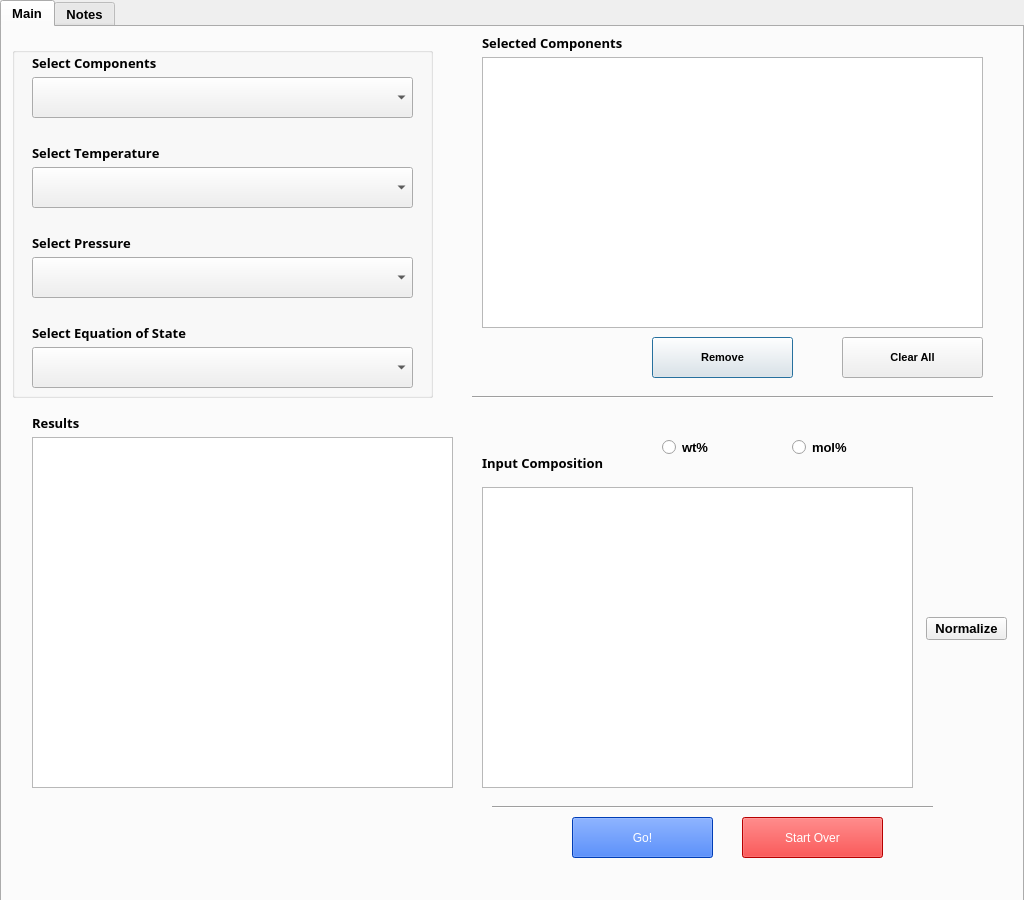
<?xml version="1.0" encoding="UTF-8"?>
<ui version="4.0">
 <class>Dialog</class>
 <widget class="QDialog" name="Dialog">
  <property name="geometry">
   <rect>
    <x>0</x>
    <y>0</y>
    <width>1024</width>
    <height>900</height>
   </rect>
  </property>
  <property name="sizePolicy">
   <sizepolicy hsizetype="Fixed" vsizetype="Fixed">
    <horstretch>0</horstretch>
    <verstretch>0</verstretch>
   </sizepolicy>
  </property>
  <property name="minimumSize">
   <size>
    <width>1024</width>
    <height>900</height>
   </size>
  </property>
  <property name="maximumSize">
   <size>
    <width>1024</width>
    <height>900</height>
   </size>
  </property>
  <property name="baseSize">
   <size>
    <width>1024</width>
    <height>900</height>
   </size>
  </property>
  <property name="font">
   <font>
    <pointsize>8</pointsize>
    <weight>50</weight>
    <italic>false</italic>
    <bold>false</bold>
    <underline>false</underline>
   </font>
  </property>
  <property name="tabletTracking">
   <bool>true</bool>
  </property>
  <property name="windowTitle">
   <string notr="true">Properties Tool</string>
  </property>
  <widget class="QTabWidget" name="tabWidget">
   <property name="geometry">
    <rect>
     <x>0</x>
     <y>0</y>
     <width>1024</width>
     <height>1000</height>
    </rect>
   </property>
   <property name="minimumSize">
    <size>
     <width>1024</width>
     <height>900</height>
    </size>
   </property>
   <property name="maximumSize">
    <size>
     <width>1024</width>
     <height>1000</height>
    </size>
   </property>
   <property name="baseSize">
    <size>
     <width>1024</width>
     <height>1000</height>
    </size>
   </property>
   <property name="font">
    <font>
     <pointsize>10</pointsize>
     <weight>75</weight>
     <italic>false</italic>
     <bold>true</bold>
     <underline>false</underline>
    </font>
   </property>
   <property name="acceptDrops">
    <bool>true</bool>
   </property>
   <property name="currentIndex">
    <number>0</number>
   </property>
   <property name="usesScrollButtons">
    <bool>false</bool>
   </property>
   <widget class="QWidget" name="tab">
    <attribute name="title">
     <string>Main</string>
    </attribute>
    <widget class="QPushButton" name="remove_component_button">
     <property name="geometry">
      <rect>
       <x>650</x>
       <y>310</y>
       <width>141</width>
       <height>41</height>
      </rect>
     </property>
     <property name="font">
      <font>
       <pointsize>8</pointsize>
       <weight>75</weight>
       <italic>false</italic>
       <bold>true</bold>
       <underline>false</underline>
      </font>
     </property>
     <property name="text">
      <string>Remove</string>
     </property>
    </widget>
    <widget class="QLabel" name="input_composition_label">
     <property name="geometry">
      <rect>
       <x>480</x>
       <y>420</y>
       <width>171</width>
       <height>31</height>
      </rect>
     </property>
     <property name="font">
      <font>
       <family>Segoe UI Black</family>
       <pointsize>10</pointsize>
       <weight>75</weight>
       <italic>false</italic>
       <bold>true</bold>
       <underline>false</underline>
       <stylestrategy>PreferAntialias</stylestrategy>
       <kerning>false</kerning>
      </font>
     </property>
     <property name="frameShape">
      <enum>QFrame::NoFrame</enum>
     </property>
     <property name="frameShadow">
      <enum>QFrame::Raised</enum>
     </property>
     <property name="text">
      <string>Input Composition</string>
     </property>
    </widget>
    <widget class="QGroupBox" name="groupBox">
     <property name="geometry">
      <rect>
       <x>10</x>
       <y>20</y>
       <width>421</width>
       <height>351</height>
      </rect>
     </property>
     <property name="font">
      <font>
       <pointsize>8</pointsize>
       <weight>50</weight>
       <italic>false</italic>
       <bold>false</bold>
       <underline>false</underline>
       <stylestrategy>PreferAntialias</stylestrategy>
      </font>
     </property>
     <property name="title">
      <string notr="true"/>
     </property>
     <widget class="QComboBox" name="comboBox_select_pressure">
      <property name="geometry">
       <rect>
        <x>20</x>
        <y>210</y>
        <width>381</width>
        <height>41</height>
       </rect>
      </property>
      <property name="font">
       <font>
        <pointsize>10</pointsize>
        <weight>75</weight>
        <italic>false</italic>
        <bold>true</bold>
        <underline>false</underline>
        <stylestrategy>PreferAntialias</stylestrategy>
       </font>
      </property>
      <property name="placeholderText">
       <string>Select Pressure</string>
      </property>
     </widget>
     <widget class="QLabel" name="select_pressure_label">
      <property name="geometry">
       <rect>
        <x>20</x>
        <y>180</y>
        <width>171</width>
        <height>31</height>
       </rect>
      </property>
      <property name="font">
       <font>
        <family>Segoe UI Black</family>
        <pointsize>10</pointsize>
        <weight>75</weight>
        <italic>false</italic>
        <bold>true</bold>
        <underline>false</underline>
        <stylestrategy>PreferAntialias</stylestrategy>
        <kerning>false</kerning>
       </font>
      </property>
      <property name="frameShape">
       <enum>QFrame::NoFrame</enum>
      </property>
      <property name="frameShadow">
       <enum>QFrame::Raised</enum>
      </property>
      <property name="text">
       <string>Select Pressure</string>
      </property>
     </widget>
     <widget class="QLabel" name="select_components_label">
      <property name="geometry">
       <rect>
        <x>20</x>
        <y>0</y>
        <width>231</width>
        <height>31</height>
       </rect>
      </property>
      <property name="font">
       <font>
        <family>Segoe UI Black</family>
        <pointsize>10</pointsize>
        <weight>75</weight>
        <italic>false</italic>
        <bold>true</bold>
        <underline>false</underline>
        <stylestrategy>PreferDefault</stylestrategy>
        <kerning>false</kerning>
       </font>
      </property>
      <property name="frameShape">
       <enum>QFrame::NoFrame</enum>
      </property>
      <property name="frameShadow">
       <enum>QFrame::Raised</enum>
      </property>
      <property name="text">
       <string>Select Components</string>
      </property>
     </widget>
     <widget class="QComboBox" name="comboBox_select_temperature">
      <property name="geometry">
       <rect>
        <x>20</x>
        <y>120</y>
        <width>381</width>
        <height>41</height>
       </rect>
      </property>
      <property name="font">
       <font>
        <family>Segoe UI</family>
        <pointsize>10</pointsize>
        <weight>75</weight>
        <italic>false</italic>
        <bold>true</bold>
        <underline>false</underline>
        <stylestrategy>PreferAntialias</stylestrategy>
       </font>
      </property>
      <property name="placeholderText">
       <string>Select Temperature</string>
      </property>
     </widget>
     <widget class="QComboBox" name="comboBox_select_components">
      <property name="geometry">
       <rect>
        <x>20</x>
        <y>30</y>
        <width>381</width>
        <height>41</height>
       </rect>
      </property>
      <property name="font">
       <font>
        <family>Segoe UI</family>
        <pointsize>10</pointsize>
        <weight>75</weight>
        <italic>false</italic>
        <bold>true</bold>
        <underline>false</underline>
        <stylestrategy>PreferAntialias</stylestrategy>
       </font>
      </property>
      <property name="placeholderText">
       <string>Select Components</string>
      </property>
     </widget>
     <widget class="QLabel" name="select_temperature_label">
      <property name="geometry">
       <rect>
        <x>20</x>
        <y>90</y>
        <width>291</width>
        <height>31</height>
       </rect>
      </property>
      <property name="font">
       <font>
        <family>Segoe UI Black</family>
        <pointsize>10</pointsize>
        <weight>75</weight>
        <italic>false</italic>
        <bold>true</bold>
        <underline>false</underline>
        <stylestrategy>PreferAntialias</stylestrategy>
        <kerning>false</kerning>
       </font>
      </property>
      <property name="frameShape">
       <enum>QFrame::NoFrame</enum>
      </property>
      <property name="frameShadow">
       <enum>QFrame::Raised</enum>
      </property>
      <property name="text">
       <string>Select Temperature</string>
      </property>
     </widget>
     <widget class="QComboBox" name="comboBox_select_EOS">
      <property name="geometry">
       <rect>
        <x>20</x>
        <y>300</y>
        <width>381</width>
        <height>41</height>
       </rect>
      </property>
     </widget>
     <widget class="QLabel" name="select_EOS_label">
      <property name="geometry">
       <rect>
        <x>20</x>
        <y>270</y>
        <width>291</width>
        <height>31</height>
       </rect>
      </property>
      <property name="font">
       <font>
        <family>Segoe UI Black</family>
        <pointsize>10</pointsize>
        <weight>75</weight>
        <italic>false</italic>
        <bold>true</bold>
        <underline>false</underline>
        <stylestrategy>PreferAntialias</stylestrategy>
        <kerning>false</kerning>
       </font>
      </property>
      <property name="frameShape">
       <enum>QFrame::NoFrame</enum>
      </property>
      <property name="frameShadow">
       <enum>QFrame::Raised</enum>
      </property>
      <property name="text">
       <string>Select Equation of State</string>
      </property>
     </widget>
    </widget>
    <widget class="Line" name="line_2">
     <property name="geometry">
      <rect>
       <x>490</x>
       <y>770</y>
       <width>441</width>
       <height>20</height>
      </rect>
     </property>
     <property name="orientation">
      <enum>Qt::Horizontal</enum>
     </property>
    </widget>
    <widget class="QRadioButton" name="radioButton_wt_percent">
     <property name="geometry">
      <rect>
       <x>660</x>
       <y>400</y>
       <width>121</width>
       <height>41</height>
      </rect>
     </property>
     <property name="font">
      <font>
       <pointsize>10</pointsize>
       <weight>75</weight>
       <italic>false</italic>
       <bold>true</bold>
       <underline>false</underline>
      </font>
     </property>
     <property name="text">
      <string>wt%</string>
     </property>
    </widget>
    <widget class="Line" name="line_3">
     <property name="geometry">
      <rect>
       <x>470</x>
       <y>360</y>
       <width>521</width>
       <height>20</height>
      </rect>
     </property>
     <property name="orientation">
      <enum>Qt::Horizontal</enum>
     </property>
    </widget>
    <widget class="QLabel" name="results_label">
     <property name="geometry">
      <rect>
       <x>30</x>
       <y>380</y>
       <width>191</width>
       <height>31</height>
      </rect>
     </property>
     <property name="font">
      <font>
       <family>Segoe UI Black</family>
       <pointsize>10</pointsize>
       <weight>75</weight>
       <italic>false</italic>
       <bold>true</bold>
       <underline>false</underline>
       <stylestrategy>PreferAntialias</stylestrategy>
       <kerning>false</kerning>
      </font>
     </property>
     <property name="frameShape">
      <enum>QFrame::NoFrame</enum>
     </property>
     <property name="frameShadow">
      <enum>QFrame::Raised</enum>
     </property>
     <property name="text">
      <string>Results</string>
     </property>
    </widget>
    <widget class="QPushButton" name="delete_all_button">
     <property name="geometry">
      <rect>
       <x>740</x>
       <y>790</y>
       <width>141</width>
       <height>41</height>
      </rect>
     </property>
     <property name="styleSheet">
      <string notr="true">color: rgb(255, 255, 255);
background-color: rgb(255, 0, 0);</string>
     </property>
     <property name="text">
      <string>Start Over</string>
     </property>
    </widget>
    <widget class="QListWidget" name="selected_components_list">
     <property name="geometry">
      <rect>
       <x>480</x>
       <y>30</y>
       <width>501</width>
       <height>271</height>
      </rect>
     </property>
     <property name="font">
      <font>
       <pointsize>10</pointsize>
       <weight>75</weight>
       <italic>false</italic>
       <bold>true</bold>
       <underline>false</underline>
      </font>
     </property>
    </widget>
    <widget class="QRadioButton" name="radioButton_mol_percent">
     <property name="geometry">
      <rect>
       <x>790</x>
       <y>400</y>
       <width>111</width>
       <height>41</height>
      </rect>
     </property>
     <property name="font">
      <font>
       <pointsize>10</pointsize>
       <weight>75</weight>
       <italic>false</italic>
       <bold>true</bold>
       <underline>false</underline>
      </font>
     </property>
     <property name="text">
      <string>mol%</string>
     </property>
    </widget>
    <widget class="QPushButton" name="go_button">
     <property name="geometry">
      <rect>
       <x>570</x>
       <y>790</y>
       <width>141</width>
       <height>41</height>
      </rect>
     </property>
     <property name="autoFillBackground">
      <bool>false</bool>
     </property>
     <property name="styleSheet">
      <string notr="true">color: rgb(255, 255, 255);
background-color: rgb(0, 85, 255);</string>
     </property>
     <property name="text">
      <string>Go!</string>
     </property>
    </widget>
    <widget class="QPushButton" name="clear_all_button">
     <property name="geometry">
      <rect>
       <x>840</x>
       <y>310</y>
       <width>141</width>
       <height>41</height>
      </rect>
     </property>
     <property name="font">
      <font>
       <pointsize>8</pointsize>
       <weight>75</weight>
       <italic>false</italic>
       <bold>true</bold>
       <underline>false</underline>
      </font>
     </property>
     <property name="text">
      <string>Clear All</string>
     </property>
    </widget>
    <widget class="QListWidget" name="results_list">
     <property name="geometry">
      <rect>
       <x>30</x>
       <y>410</y>
       <width>421</width>
       <height>351</height>
      </rect>
     </property>
     <property name="font">
      <font>
       <pointsize>10</pointsize>
       <weight>75</weight>
       <italic>false</italic>
       <bold>true</bold>
       <underline>false</underline>
      </font>
     </property>
    </widget>
    <widget class="QLabel" name="selected_components_label">
     <property name="geometry">
      <rect>
       <x>480</x>
       <y>0</y>
       <width>291</width>
       <height>31</height>
      </rect>
     </property>
     <property name="font">
      <font>
       <family>Segoe UI Black</family>
       <pointsize>10</pointsize>
       <weight>75</weight>
       <italic>false</italic>
       <bold>true</bold>
       <underline>false</underline>
       <kerning>false</kerning>
      </font>
     </property>
     <property name="text">
      <string>Selected Components</string>
     </property>
    </widget>
    <widget class="QTableWidget" name="tableWidget">
     <property name="geometry">
      <rect>
       <x>480</x>
       <y>460</y>
       <width>431</width>
       <height>301</height>
      </rect>
     </property>
     <property name="font">
      <font>
       <pointsize>10</pointsize>
       <weight>75</weight>
       <italic>false</italic>
       <bold>true</bold>
       <underline>false</underline>
      </font>
     </property>
    </widget>
    <widget class="QPushButton" name="pushButton_normalize">
     <property name="geometry">
      <rect>
       <x>924</x>
       <y>590</y>
       <width>81</width>
       <height>23</height>
      </rect>
     </property>
     <property name="text">
      <string>Normalize</string>
     </property>
    </widget>
   </widget>
   <widget class="QWidget" name="tab_2">
    <attribute name="title">
     <string>Notes</string>
    </attribute>
   </widget>
  </widget>
 </widget>
 <resources/>
 <connections/>
</ui>
